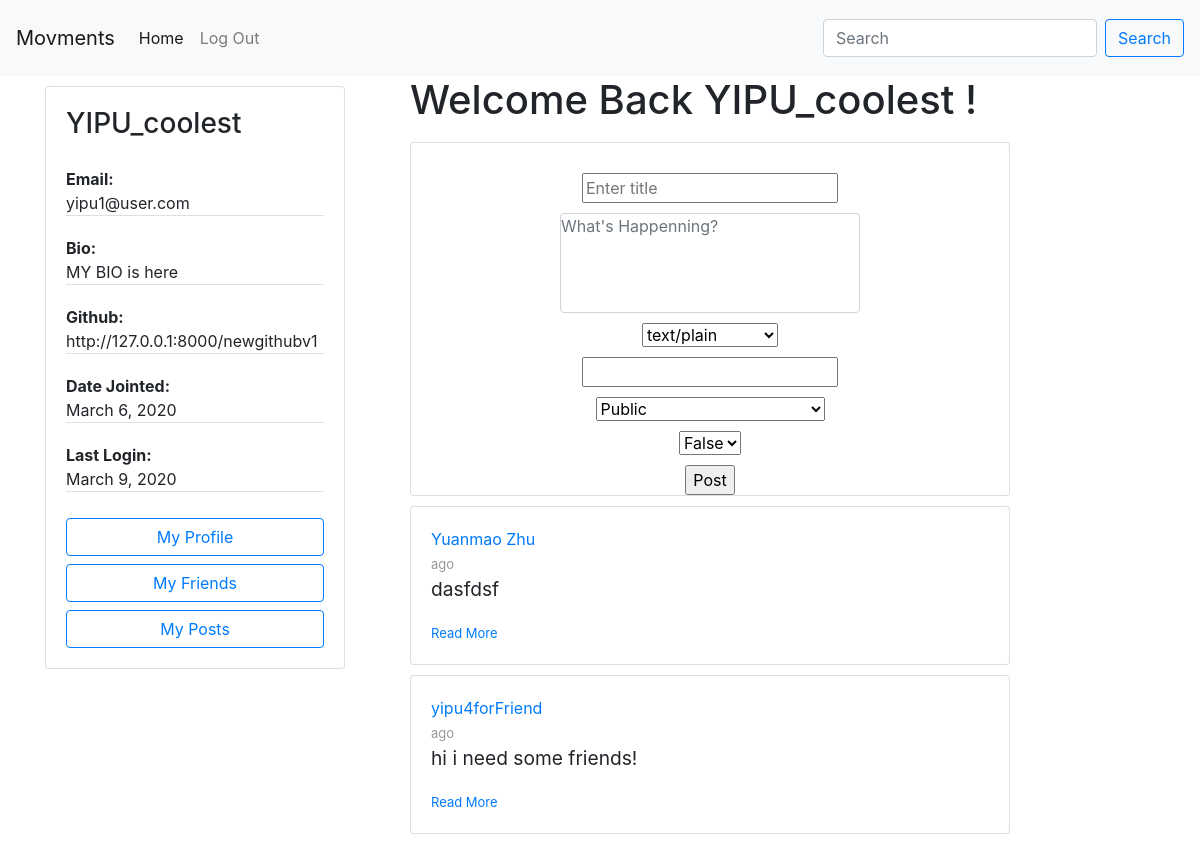
Page /posts/ (signed in, upper part) on the earlier database version.
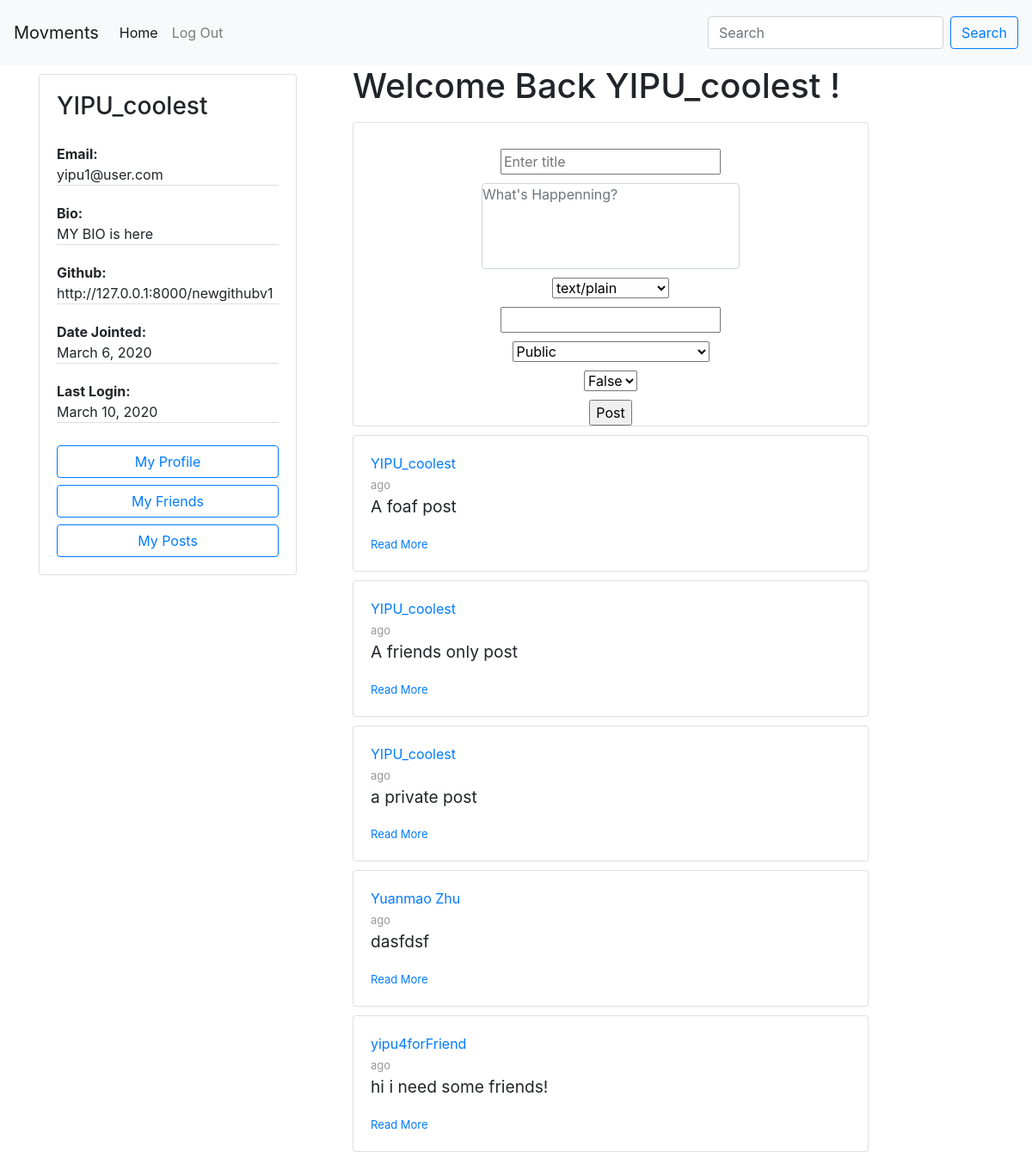
Same page on the later database version.
### accounts/models.py (models this page shows, shortened)
class Author(AbstractBaseUser):
    email=models.EmailField(
        verbose_name='email address',
        max_length=60,
        unique=True,
    )
    uid_str = uuid.uuid4().urn
    uuid_str = uid_str[9:] # str(settings.HOSTNAME)+"/author/"+
    id = models.CharField(primary_key=True, default=uuid_str, editable=False,max_length=100,unique=True)
    displayName = models.CharField(max_length=30)
    host = models.URLField(default=settings.HOSTNAME, max_length=100)
    url_default = "http:127.0.0.1:8000/accounts/author/profile/"+uuid_str+"/"
    url = models.URLField(default=url_default, max_length=100)
    avatar = models.ImageField(upload_to='avatar/', default = 'avatar/default-avatar.png', blank=True, null=True)
    github = models.URLField(default="", max_length=100, null=True)
    bio = models.CharField(default="", max_length=200, null=True)
    date_joined=models.DateField(verbose_name="date joined", auto_now=True)
    last_login=models.DateField(verbose_name="last login", auto_now=True)
    is_active=models.BooleanField(default=True)
    is_admin=models.BooleanField(default=False)
    objects = AuthorManager()
    USERNAME_FIELD = 'email'
    REQUIRED_FIELDS = ['displayName', ]

### posting/models.py (models this page shows, shortened)
class Post(models.Model):
    id = models.UUIDField(primary_key=True, default=uuid.uuid4, editable=False)
    author = models.ForeignKey(Author, on_delete=models.CASCADE)
    title = models.CharField(max_length=50)
    contentType = models.CharField(max_length=4, default = 'text', choices=CONTENT_TYPE)
    description = models.CharField(max_length=50, blank=True)
    origin = models.CharField(max_length=50, blank=True)
    source = models.CharField(max_length=50, blank=True)
    content = models.CharField(max_length=200)
    categories = models.CharField(max_length=200)
    unlisted = models.BooleanField(default=False, choices=UNLISTED)
    published = models.DateTimeField('date posted', auto_now_add=True, blank=True)
    visibility = models.CharField(max_length=10, default = 'PUBL', choices=POST_VISIBILITY)

### posting/views.py (the view, shortened to what this page needs)
# urls.py: path('posts/', views.ViewPublicPosts, name='view public posts'),
def ViewPublicPosts(request):
    form = PostNewForm(request.POST or None)
    posts = getVisiblePosts(request.user)
    context = {
        'post_list': posts,
        'form': form,
    }
    return render(request, "posting/stream.html", context)

### posting/forms.py
class PostNewForm(forms.ModelForm):
    content = forms.CharField(
        widget=forms.Textarea(
            attrs={
                "class": "textarea form-control",
                "rows": 30,
                "cols": 50,
                "style": "resize:none",
            }
        )
    )
    class Meta:
        model = Post
        fields = [
            'title',
            'content',
            'contentType',
            'categories',
            'visibility',
            'unlisted',
        ]

### posting/templates/posting/stream.html (shortened to what this page needs)
{% extends 'posting/homepage.html' %}
{% block shortProfile %}
    {% if request.user.is_authenticated %}
        <div class="short-profile">
            {% include 'posting/profile-card.html' with request=request %}
        </div>
    {% endif %}
{% endblock %}
{% block content %}
    {% if post_list %}
        <ul>
            {% for post in post_list %}
            <li>
                {% include 'posting/post-inline-view.html' with post=post %}
            </li>
            {% endfor %}
        </ul>
    {% else %}
        <p>No visible posts... Go make some!</p>
    {% endif %}
{% endblock %}
{% block newPost %}
    {% if request.user.is_authenticated %}
        {% include 'posting/post-input-form.html' with post=post %}
    {% endif %}
{% endblock %}

### posting/templates/posting/profile-card.html
<div class="card" style="width: 300px;">
    <div class="card-body">
    <h3 class="card-title">{{request.user.displayName }}</h3>
    <p class="card-text">
        <ul class="list-group list-group-flush">
            <li class="list-group-item" style="padding: 0;"><span style="font-weight: bold;">Email:</span><br>{{ request.user.email }}</li>
            <li class="list-group-item" style="padding: 0;"><span style="font-weight: bold;">Bio:</span><br>{{ request.user.bio }}</li>
            <li class="list-group-item" style="padding: 0;"><span style="font-weight: bold;">Github:</span><br>{{ request.user.github }}</li>
            <li class="list-group-item" style="padding: 0;"><span style="font-weight: bold;">Date Jointed:</span><br> {{ request.user.date_joined }}</li>
            <li class="list-group-item" style="padding: 0;"><span style="font-weight: bold;">Last Login:</span><br>{{ request.user.last_login }}</li>
        </ul>
    </p>
    <div id="user-menu">
        <a href="{% url 'accounts:view profile' request.user.id %}" class="btn btn-outline-primary btn-block">My Profile</a>
        <a href="{% url 'friendship:get friends list' request.user.id %}" class="btn btn-outline-primary btn-block">My Friends</a>
        <a href="{% url 'posting:view user posts' request.user.id %}" class="btn btn-outline-primary btn-block">My Posts</a>
    </div>
    </div>
</div>

### posting/templates/posting/post-input-form.html (shortened to what this page needs)
<h1 style="text-align:center">Welcome Back {{ request.user.displayName }} !</h1>
<div class="card" style="width: 600px;">
    <form action="." method="POST" class="post-form">
        <div>
            {{ form.as_ul }}
        <input type="submit" value="Post">
        </div>
    </form>
</div>

### posting/templates/posting/post-inline-view.html
<div class="card" style="width:600px">
    <div class="card-body">
      <a class="displa-name" href="{% url 'accounts:view profile' post.author.id %}">{{post.author.displayName}}</a>
      <br>
      <span id="timestamp">{{ post.pub_date|timesince }} ago</span>
      <div class="card-title">
          <p style="font-size: larger;">{{ post.title }}</p></p>
      </div>
      <a  class="" href="{% url 'posting:view post details' post.id %}" style="font-size: small;" >Read More</a>
    </div>
</div>

Differences in the rows shown:
changed Author "YIPU_coolest": user.last_login "March 9, 2020" → "March 10, 2020"
added Post: author.displayName "YIPU_coolest", title "A foaf post"
added Post: author.displayName "YIPU_coolest", title "A friends only post"
added Post: author.displayName "YIPU_coolest", title "a private post"
